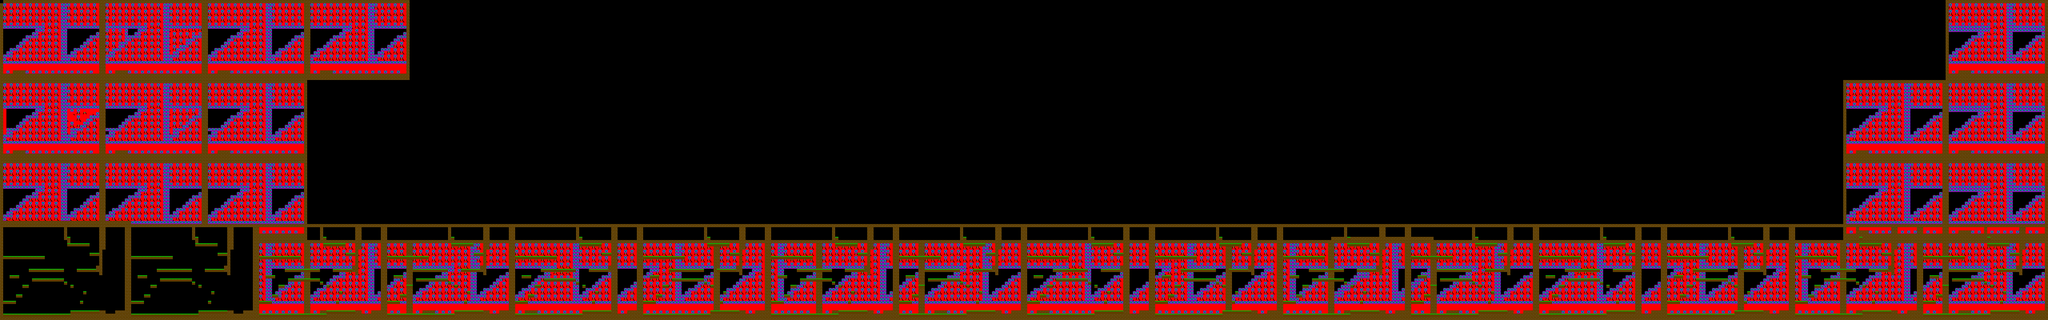

The image is a tile-based game level rendered from a .tmx file. Its description and source (layers, tilesets, objects; grid data summarised) follow:
An orthogonal 640x100 tile map with 8x8 px tiles, 1 tile layer (Tile Layer 1).

<map version="1.0" tiledversion="1.1.6" orientation="orthogonal" renderorder="left-down" width="640" height="100" tilewidth="8" tileheight="8" infinite="0" nextobjectid="9">
 <tileset firstgid="1" source="tileset.tsx" />
 <layer name="Tile Layer 1" width="640" height="100">
  <data>[64000 cells, 24649 non-empty, 7 distinct tile ids]</data>
 </layer>
</map>
